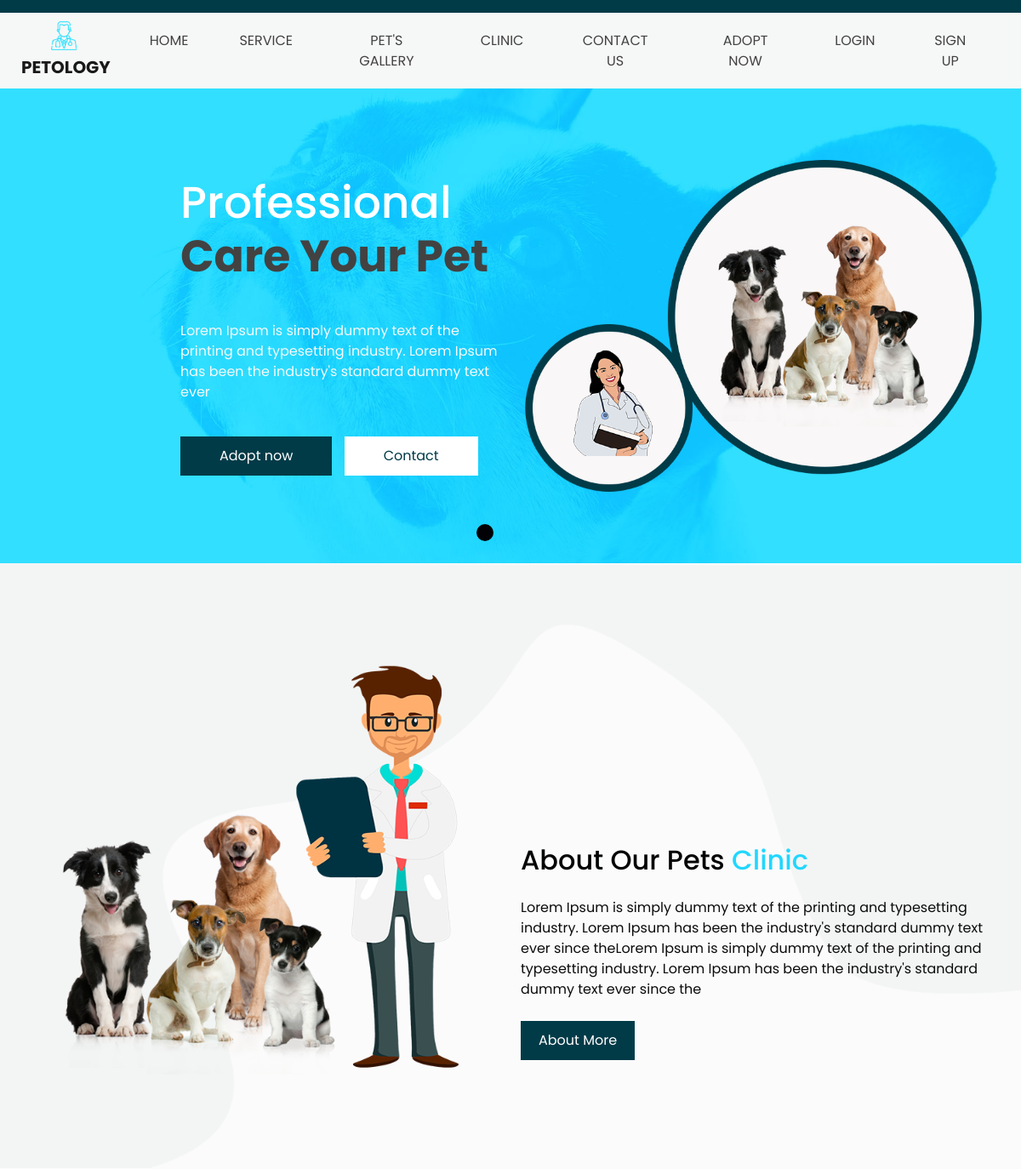
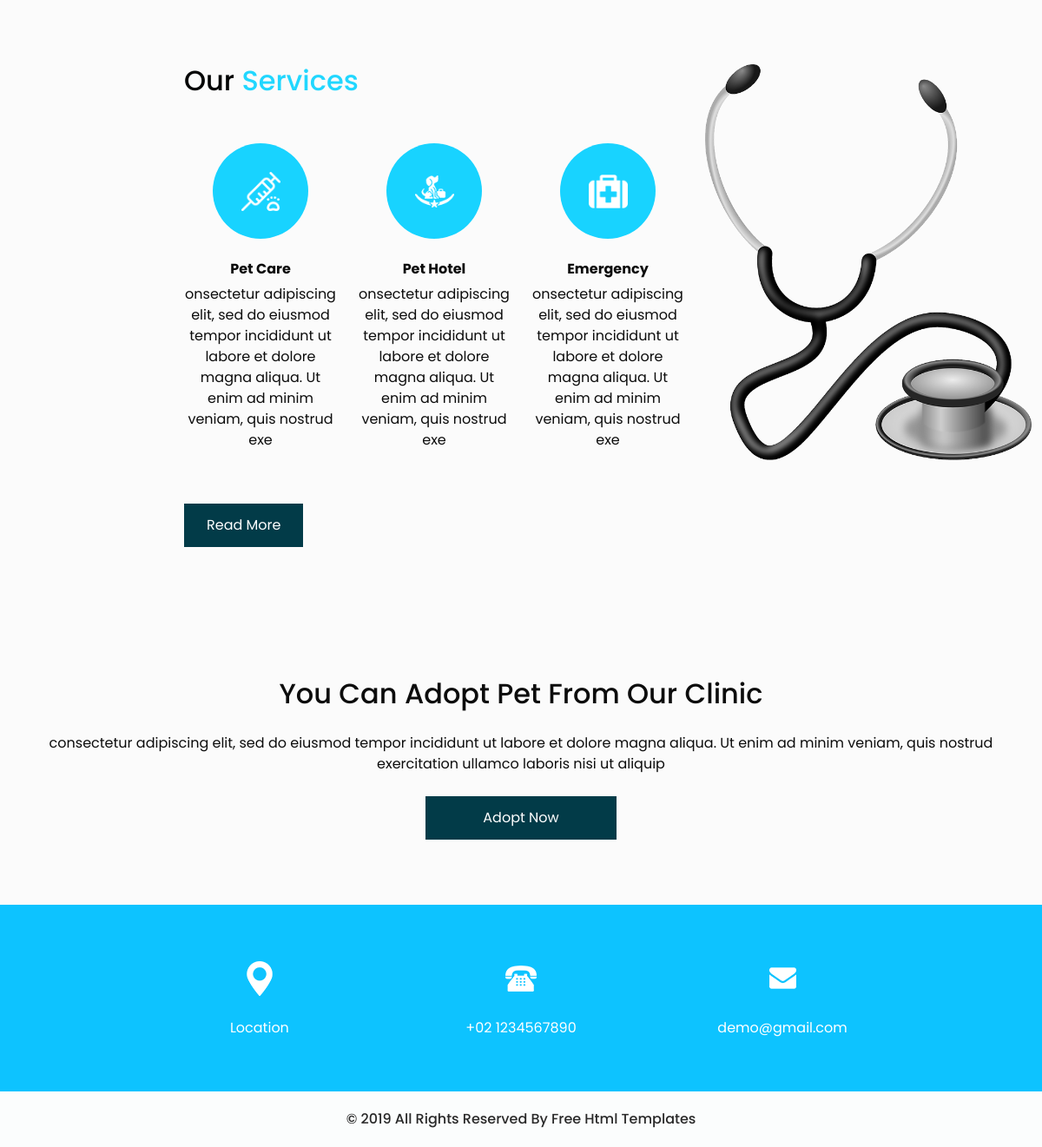
The page / on the database its author committed (2 pictures, top to bottom).
### myApp/models.py (models this page shows)
class OurServices(models.Model):
    serviceName= models.CharField(max_length=30)
    serviceDesc=models.CharField( max_length=200,null=True)
    serviceIcon=models.ImageField(upload_to='images/serviceimages',null=True)
    serviceSubHead=models.TextField(null=True)
    serviceDetails=models.TextField(null=True)
    serviceImage=models.ImageField(upload_to='images/serviceimages',null=True)

### myApp/views.py (the view)
# urls.py: 2. Add a URL to urlpatterns:  path('', views.home, name='home')
def home(request):
    services=OurServices.objects.all()
    slides=HomeSlide.objects.all()
    context={'services':services,'slides':slides}
    return render(request,'home.html',context)

### myApp/templates/home.html (shortened to what this page needs)
{% extends "base.html" %}
{%load static%}
{% block content %}
  <div class="carousel-inner">
    <section class=" slider_section position-relative">
      <div id="carouselExampleIndicators" class="carousel slide" data-ride="carousel">
        <ol class="carousel-indicators">
          <li data-target="#carouselExampleIndicators" data-slide-to="0" class="active"></li>
          <li data-target="#carouselExampleIndicators" data-slide-to="1"></li>
          <li data-target="#carouselExampleIndicators" data-slide-to="2"></li>
          <li data-target="#carouselExampleIndicators" data-slide-to="3"></li>
        </ol>
        <div class="carousel-inner">
          <div class="carousel-item active">
            <div class="container-fluid">
              <div class="row">
                <div class="col-md-4 offset-md-2">
                  <div class="slider_detail-box">
                    <h1>
                      Professional
                      <span>
                        Care Your Pet
                      </span>
                    </h1>
                    <p>
                      Lorem Ipsum is simply dummy text of the printing and
                      typesetting industry.
                      Lorem Ipsum has been the industry's standard dummy text ever
                    </p>
                    <div class="btn-box">
                      <a href="{% url 'buy'%}" class="btn-1">
                        Adopt now
                      </a>
                      <a href="{% url 'contact'%}" class="btn-2">
                        Contact
                      </a>
                    </div>
                  </div>
                </div>
                <div class="col-md-6">
                  <div class="slider_img-box">
                    <img src="{% static 'images/slider-img.png'%}" alt="">
                  </div>
                </div>
              </div>
            </div>
        </div>
      </div>
    </section>
  </div>
  <section class="about_section layout_padding">
    <div class="container">
      <div class="row">
        <div class="col-md-6">
          <div class="img-box">
            <img src="{% static 'images/about.png'%}" alt="">
          </div>
        </div>
        <div class="col-md-6">
          <div class="detail-box">
            <h2 class="custom_heading">
              About Our Pets
              <span>
                Clinic
              </span>
            </h2>
            <p>
              Lorem Ipsum is simply dummy text of the printing and typesetting industry. Lorem Ipsum has been the
              industry's standard dummy text ever since theLorem Ipsum is simply dummy text of the printing and
              typesetting industry. Lorem Ipsum has been the industry's standard dummy text ever since the
            </p>
            <div>
              <a href="{% url 'clinic'%}">
                About More
              </a>
            </div>
          </div>
        </div>
      </div>
    </div>
  </section>
<section class="service_section layout_padding">
  <div class="container-fluid">
    <div class="row">
      <div class="col-md-6 offset-md-2">
        <h2 class="custom_heading">
          Our <span>Services</span>
        </h2>
        <div class="container layout_padding2">
          <div class="row">
            {%for service in services%}
            <div class="col-md-4">
              <div class="img_box">
                <img src="{{service.serviceIcon.url}}" alt="">
              </div>
              <div class="detail_box">
                <h6>
                  {{service.serviceName}}
                </h6>
                <p>
                  {{service.serviceDesc}}
                </p>
              </div>
            </div>
            {% endfor %}
          </div>
        </div>
        <div>
          <a href="{% url 'service'%}">
            Read More
          </a>
        </div>
      </div>
      <div class="col-md-4">
        <img src="{% static 'images/tool.png'%}" alt="" class="w-100">
      </div>
    </div>
  </div>
</section>
  <section class="buy_section layout_padding">
    <div class="container">
      <h2>
        You Can Adopt Pet From Our Clinic
      </h2>
      <p>
        consectetur adipiscing elit, sed do eiusmod tempor incididunt ut labore et dolore magna aliqua. Ut enim ad minim
        veniam, quis nostrud exercitation ullamco laboris nisi ut aliquip
      </p>
      <div class="d-flex justify-content-center">
        <a href="{% url 'buy'%}">
          Adopt Now
        </a>
      </div>
    </div>
  </section>
  {% endblock %}

### myApp/static/css/style.css (style rules this page uses)
body { font-family: "Poppins", sans-serif; color: #0c0c0c; background-color: #ffffff; }
.layout_padding { padding: 75px 0; }
.layout_padding2 { padding: 45px 0; }
.custom_heading { color: #030404; }
.custom_heading span { color: #21d7ff; }
a, a:hover, a:focus { text-decoration: none; }
.slider_section { background-image: url(../images/hero.jpg); padding: 6% 0; background-size: cover; background-repeat: no-repeat; }
.slider_section .row { -webkit-box-align: center; -ms-flex-align: center; align-items: center; }
.slider_detail-box h1 { color: #ffffff; font-size: 52px; }
.slider_detail-box h1 span { display: inline-block; color: #434242; font-weight: bold; }
.slider_detail-box p { color: #f6f8f7; margin-top: 45px; margin-bottom: 40px; }
.slider_detail-box .btn-box .btn-1 { display: inline-block; padding: 10px 45px; background-color: #023b48; border: 1px solid #023b48; color: #ffffff; margin-right: 10px; }
.slider_detail-box .btn-box .btn-2 { display: inline-block; padding: 10px 45px; background-color: #ffffff; border: 1px solid #ffffff; color: #023b48; }
.slider_img-box { margin-right: 5%; }
.slider_img-box img { width: 100%; }
.carousel-indicators { bottom: -15%; }
.carousel-indicators li { width: 20px; height: 20px; border-radius: 100%; opacity: 1; }
.carousel-indicators .active { background-color: #010106; }
.about_section { background-image: url(../images/about-bg.png); background-size: cover; }
.about_section .row { -webkit-box-align: baseline; -ms-flex-align: baseline; align-items: baseline; }
.about_section .img-box img { width: 100%; }
.about_section .detail-box p { margin: 25px 0; }
.about_section .detail-box a { display: inline-block; padding: 10px 20px; background-color: #023b48; border: 1px solid #023b48; color: #ffffff; }
.service_section .row .col-md-4 { display: -webkit-box; display: -ms-flexbox; display: flex; -webkit-box-orient: vertical; -webkit-box-direction: normal; -ms-flex-direction: column; flex-direction: column; -webkit-box-align: center; -ms-flex-align: center; align-items: center; text-align: center; }
.service_section .img_box { width: 110px; height: 110px; border-radius: 100%; background-color: #18d3ff; display: -webkit-box; display: -ms-flexbox; display: flex; -webkit-box-pack: center; -ms-flex-pack: center; justify-content: center; -webkit-box-align: center; -ms-flex-align: center; align-items: center; }
.service_section .img_box img { width: 45px; }
.service_section .detail_box { margin-top: 25px; }
.service_section .detail_box h6 { font-weight: bold; }
.service_section a { display: inline-block; padding: 12px 25px; background-color: #023b48; border: 1px solid #023b48; color: #ffffff; }
.buy_section { text-align: center; }
.buy_section p { margin: 25px 0; }
.buy_section a { display: inline-block; padding: 12px 65px; background-color: #023b48; border: 1px solid #023b48; color: #ffffff; }
body { background-color: #fbfbfb; }

### myApp/static/css/responsive.css (style rules this page uses)
@media (min-width: 1200px) { .container { max-width: 1170px; } }

### rows shown on the page
OurServices: serviceIcon (picture), serviceName "Pet Care", serviceDesc "onsectetur adipiscing elit, sed do eiusmod tempor incididunt ut labore et dolore magna aliqua. Ut enim ad minim veniam, quis nostrud exe"
OurServices: serviceIcon (picture), serviceName "Pet Hotel", serviceDesc "onsectetur adipiscing elit, sed do eiusmod tempor incididunt ut labore et dolore magna aliqua. Ut enim ad minim veniam, quis nostrud exe"
OurServices: serviceIcon (picture), serviceName "Emergency", serviceDesc "onsectetur adipiscing elit, sed do eiusmod tempor incididunt ut labore et dolore magna aliqua. Ut enim ad minim veniam, quis nostrud exe"
